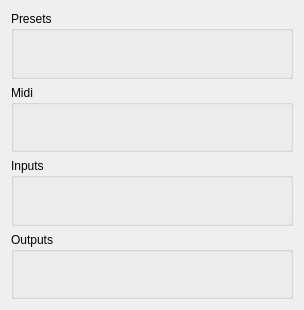
<?xml version="1.0" encoding="UTF-8"?>
<ui version="4.0">
 <class>PluginArea</class>
 <widget class="QWidget" name="PluginArea">
  <property name="geometry">
   <rect>
    <x>0</x>
    <y>0</y>
    <width>304</width>
    <height>310</height>
   </rect>
  </property>
  <property name="sizePolicy">
   <sizepolicy hsizetype="Preferred" vsizetype="Preferred">
    <horstretch>0</horstretch>
    <verstretch>0</verstretch>
   </sizepolicy>
  </property>
  <property name="windowTitle">
   <string>Dialog</string>
  </property>
  <layout class="QVBoxLayout" name="verticalLayout">
   <item>
    <widget class="QGroupBox" name="preset_groupbox">
     <property name="sizePolicy">
      <sizepolicy hsizetype="Preferred" vsizetype="Minimum">
       <horstretch>0</horstretch>
       <verstretch>0</verstretch>
      </sizepolicy>
     </property>
     <property name="title">
      <string>Presets</string>
     </property>
     <layout class="QVBoxLayout" name="verticalLayout_2">
      <item>
       <layout class="QHBoxLayout" name="preset_layout"/>
      </item>
     </layout>
    </widget>
   </item>
   <item>
    <widget class="QGroupBox" name="midi_groupbox">
     <property name="sizePolicy">
      <sizepolicy hsizetype="Preferred" vsizetype="Minimum">
       <horstretch>0</horstretch>
       <verstretch>0</verstretch>
      </sizepolicy>
     </property>
     <property name="title">
      <string>Midi</string>
     </property>
     <layout class="QVBoxLayout" name="verticalLayout_5">
      <item>
       <layout class="QVBoxLayout" name="midi_layout"/>
      </item>
     </layout>
    </widget>
   </item>
   <item>
    <widget class="QGroupBox" name="input_groupbox">
     <property name="sizePolicy">
      <sizepolicy hsizetype="Preferred" vsizetype="Minimum">
       <horstretch>0</horstretch>
       <verstretch>0</verstretch>
      </sizepolicy>
     </property>
     <property name="title">
      <string>Inputs</string>
     </property>
     <layout class="QVBoxLayout" name="verticalLayout_4">
      <item>
       <layout class="QVBoxLayout" name="input_layout"/>
      </item>
     </layout>
    </widget>
   </item>
   <item>
    <widget class="QGroupBox" name="output_groupbox">
     <property name="sizePolicy">
      <sizepolicy hsizetype="Preferred" vsizetype="Minimum">
       <horstretch>0</horstretch>
       <verstretch>0</verstretch>
      </sizepolicy>
     </property>
     <property name="title">
      <string>Outputs</string>
     </property>
     <layout class="QVBoxLayout" name="verticalLayout_3">
      <item>
       <layout class="QVBoxLayout" name="output_layout"/>
      </item>
     </layout>
    </widget>
   </item>
  </layout>
 </widget>
 <resources/>
 <connections/>
</ui>
